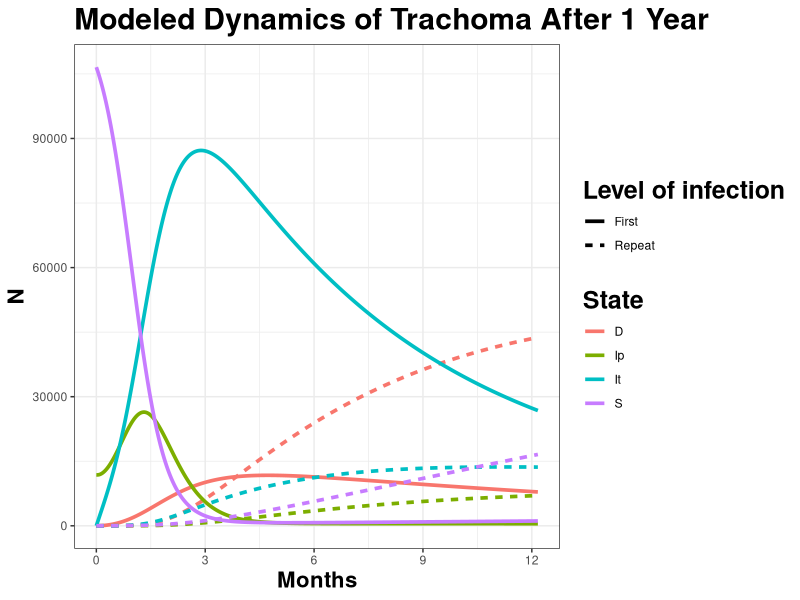
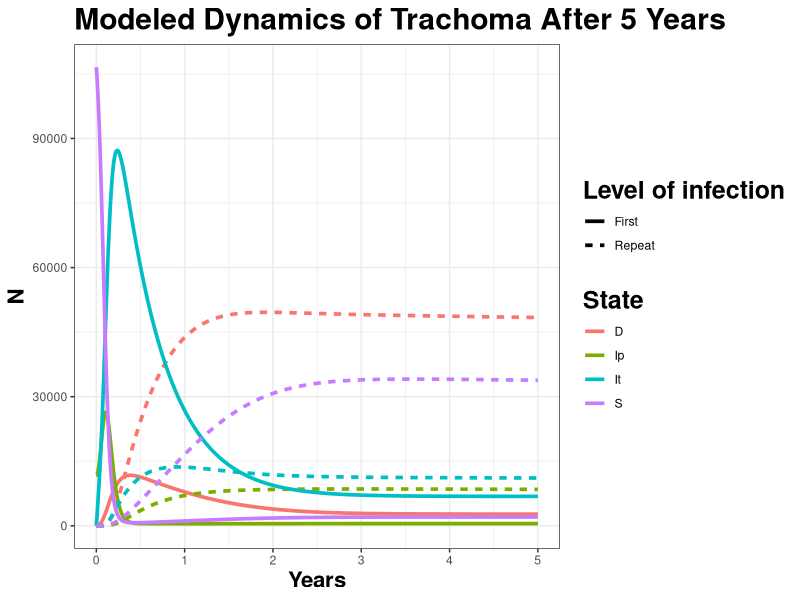
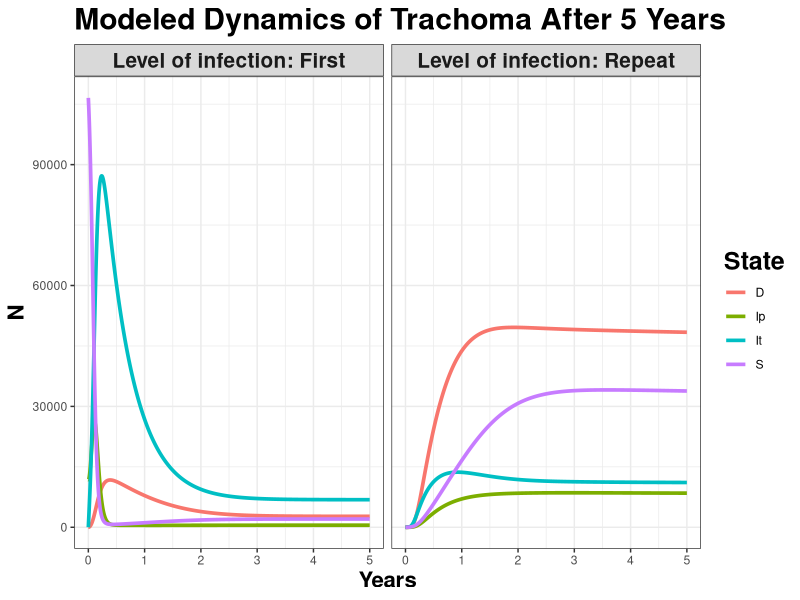
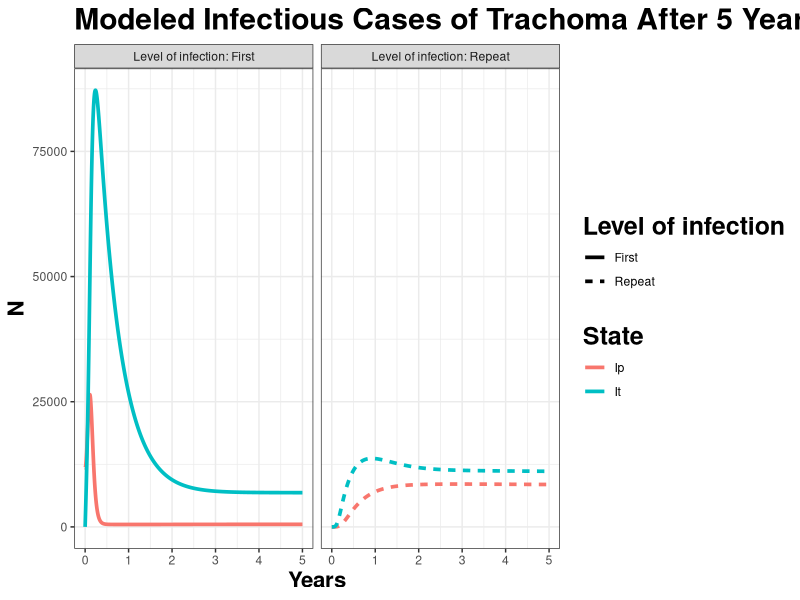

The R script that drew these images, in order:
### Trachoma Project ####
######################################################################
## Section 1: Creating a function to describe the behavior of an ODE
######################################################################

rm(list=ls())                   # Clear all variables and functions
library(deSolve)                # Load library to be used for numerical integration
library(tidyverse)
library(data.table)
library(stringr)
library(lubridate)

#S1 = susceptible 
#Ip1 = Infectious TF/TI negative
#It1 = Infectious TF/TI positive
#D1 = No longer infectious
#Si = Susceptible but previously infected
#Ipi = Infectious TF/TI negative (previously infected)
#Iti = Infectious TF/TI positive (previously infected)
#Di = No long infectious (previously infected)

##-- Model 1: SIID model--##
##
## siid() 
siid <- function(t, y, parms){
  with(c(as.list(y), parms),{
    
    N <- S1 + Ip1 + It1 + D1 + Si + Ipi + Iti + Di
    lambda <- beta*(Ip1 + It1 + Ipi + Iti)/N
    
    dS1dt <- b - (lambda + mu + theta)*S1
    dIp1dt <- lambda*S1 - (alpha + mu + theta)*Ip1
    dIt1dt <- alpha*Ip1 - (gamma1 + mu + theta)*It1
    dD1dt <- gamma1*It1 - (omega1 + lambda*sigma + mu + theta)*D1
    
    dSidt <- omega1*D1 + omegai*Di - (lambda + mu + theta)*Si
    dIpidt <- lambda*Si - (alpha + mu + theta)*Ipi
    dItidt <- alpha*Ipi + (lambda*sigma)*D1 + (lambda*sigma)*Di - (gammai + mu + theta)*Iti 
    dDidt <- gammai*Iti - (omegai + mu + theta + lambda*sigma)*Di
    
    list(c(dS1dt, dIp1dt, dIt1dt, dD1dt, 
           dSidt, dIpidt, dItidt, dDidt))
  })
}



##Parameters
## function for infectivity with repeated infections

omega =  rep (0, 100)	## rate of leaving IA (weeks)- functional form

nun = 1/((7.7*7)/log(2)) ####2.71*30## pars that go into the function for recovery

nu0 = 0.0033 #####1.09*30 ## pars that go into the function for recovery

inf_red = 0.4509

for(j in 1: 100)
{ 
  omega[j] <-  (nu0-nun)*exp(-inf_red*(j-1))+ nun ### 1/(8.3*7) ##	 ## 	###
}

####################################################
## function for infection clearance with repeated infections

gamma =  rep (0, 100)	## rate of leaving IA (weeks)- functional form

nun_A = 1/((1*7)/log(2)) ####2.71*30## pars that go into the function for recovery

nu0_A = 0.0050 ## 1/((20.7*7)/log(2)) #####1.09*30 ## pars that go into the function for recovery

inf_red_A = 0.3065

for(k in 1: 100)
{ 
  gamma[k] <-  (nu0_A - nun_A )*exp(-inf_red_A*(k-1))+ nun_A ###  1/((20.7*7)/log(2)) ## 1/(7.14*7) ##	1/(36.1*7) ###
}

#year <- 365 #[days]

#### Parameter values
values <- c(b = 37.4, 
            mu = .00007, 
            beta = .076, 
            sigma = .5, 
            alpha = 1/(14), 
            omega1 = omega[1], 
            gamma1 = gamma[1], 
            omegai = mean(omega), 
            gammai = mean(gamma), 
            theta = (1/10)/365 # ageing out
              )

#### Time
time.out <- seq(0, 5*365, 1)

#### Population
N0 <- 118411 # 2007 pop of Wag Hemra = 426,213, WPP ethiopia 0.277821411 of pop aged 0-9

pop.SIID <- c(S1 = N0*0.9,
              Ip1 = N0*0.1,
              It1 = 0,
              D1 = 0, 
              Si = 0, 
              Ipi = 0, 
              Iti = 0, 
              Di = 0)      


## Now let's see what happens if we plug our inputs into lsoda()...
ts <- data.table(lsoda(
  y = pop.SIID,               # Initial conditions for population
  times = time.out,             # Timepoints for evaluation
  func = siid,                   # Function to evaluate
  parms = values                # Vector of parameters
))

ts.long <- melt(ts, id.vars = 'time') %>% 
  mutate(compartment = str_sub(variable, start = 1, end = -2), 
         repeat_infection = case_when(grepl("1", variable) ~ "First", 
                                      grepl("i", variable) ~ "Repeat"))

#### Make plots
# All-in-one plot- 1 year
filter(ts.long, time <= 365) %>% 
  rename(State=compartment) %>%
  rename(`Level of infection`=repeat_infection) %>%
  ggplot(aes(x = time/30, y = value, color = State, linetype = `Level of infection`)) + 
  geom_line(size = 1.25) +
  theme_bw()+
  labs(x="Months", y="N") + 
  scale_x_continuous(breaks = c(0, 3, 6, 9, 12)) + 
  theme(axis.title = element_text(face="bold", size = 16), 
        title = element_text(face = "bold", size = 18)) + 
  ggtitle("Modeled Dynamics of Trachoma After 1 Year")

# all-in-one plot 5 year
ts.long  %>% 
  rename(State=compartment) %>%
  rename(`Level of infection`=repeat_infection) %>%
  ggplot(aes(x = time/365, y = value, color = State, linetype = `Level of infection`)) + 
  geom_line(size = 1.25) +
  theme_bw()+
  labs(x="Years", y="N") + 
  scale_x_continuous(breaks = seq(0, 5, 1)) + 
  theme(axis.title = element_text(face="bold", size = 16), 
        title = element_text(face = "bold", size = 18)) + 
  ggtitle("Modeled Dynamics of Trachoma After 5 Years")

# facet plot 5 year
ts.long  %>% 
  rename(State=compartment) %>%
  rename(`Level of infection`=repeat_infection) %>%
  ggplot(aes(x = time/365, y = value, color = State)) + 
  geom_line(size = 1.25) +
  theme_bw()+
  labs(x="Years", y="N") + 
  scale_x_continuous(breaks = seq(0, 5, 1)) + 
  theme(axis.title = element_text(face="bold", size = 16), 
        title = element_text(face = "bold", size = 18), 
        strip.text.x = element_text(size = 15, face = "bold")) + 
  ggtitle("Modeled Dynamics of Trachoma After 5 Years") +
  facet_wrap(~`Level of infection`, ncol = 2, labeller = label_both)

# Plot of I compartments only
ts.long  %>% 
  rename(State=compartment) %>%
  rename(`Level of infection`=repeat_infection) %>%
  filter(State == "Ip" | State == "It") %>%
  ggplot(aes(x = time/365, y = value, color = State, linetype = `Level of infection`)) + 
  geom_line(size = 1.25) +
  theme_bw()+                                                           
  labs(x="Years", y="N") + 
  scale_x_continuous(breaks = seq(0, 5, 1)) + 
  theme(axis.title = element_text(face="bold", size = 16), 
        title = element_text(face = "bold", size = 18)) + 
  ggtitle("Modeled Infectious Cases of Trachoma After 5 Years")+
  facet_wrap(~`Level of infection`, ncol = 2, labeller = label_both)
